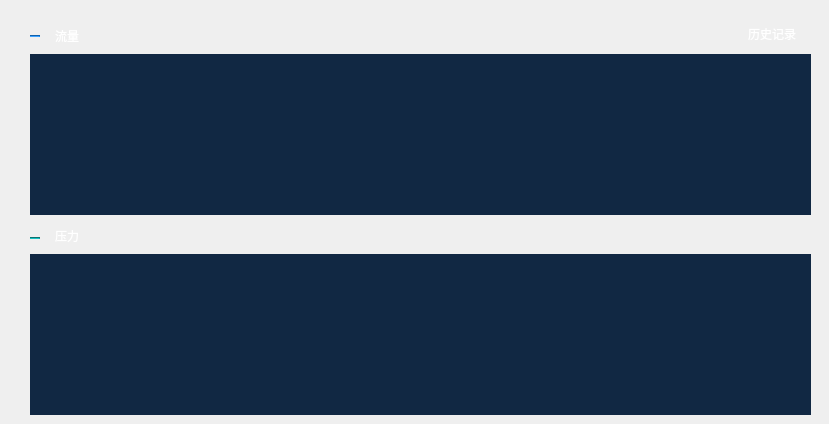
    <widget class="QWidget" name="page_CurvePurge">
     <property name="styleSheet">
      <string notr="true"/>
     </property>
     <widget class="QLabel" name="label_20">
      <property name="geometry">
       <rect>
        <x>48</x>
        <y>226</y>
        <width>38</width>
        <height>20</height>
       </rect>
      </property>
      <property name="styleSheet">
       <string notr="true">color: rgb(255, 255, 255);
font: 14pt &quot;Ubuntu&quot;;</string>
      </property>
      <property name="text">
       <string>压力</string>
      </property>
      <property name="alignment">
       <set>Qt::AlignCenter</set>
      </property>
     </widget>
     <widget class="Line" name="line_6">
      <property name="geometry">
       <rect>
        <x>30</x>
        <y>35</y>
        <width>10</width>
        <height>2</height>
       </rect>
      </property>
      <property name="styleSheet">
       <string notr="true">background-color: rgb(24, 144, 255);</string>
      </property>
      <property name="orientation">
       <enum>Qt::Horizontal</enum>
      </property>
     </widget>
     <widget class="QPushButton" name="pushButton_History_2">
      <property name="geometry">
       <rect>
        <x>724</x>
        <y>20</y>
        <width>96</width>
        <height>28</height>
       </rect>
      </property>
      <property name="styleSheet">
       <string notr="true">color: rgb(255, 255, 255);
font: 18pt &quot;Ubuntu&quot;;</string>
      </property>
      <property name="text">
       <string>历史记录</string>
      </property>
      <property name="flat">
       <bool>true</bool>
      </property>
     </widget>
     <widget class="QLabel" name="label_21">
      <property name="geometry">
       <rect>
        <x>48</x>
        <y>26</y>
        <width>38</width>
        <height>20</height>
       </rect>
      </property>
      <property name="styleSheet">
       <string notr="true">color:rgb(255, 255, 255);
font:14pt &quot;Ubuntu&quot;;</string>
      </property>
      <property name="text">
       <string>流量</string>
      </property>
      <property name="alignment">
       <set>Qt::AlignCenter</set>
      </property>
     </widget>
     <widget class="Line" name="line_9">
      <property name="geometry">
       <rect>
        <x>30</x>
        <y>237</y>
        <width>10</width>
        <height>2</height>
       </rect>
      </property>
      <property name="styleSheet">
       <string notr="true">background-color: rgb(19, 168, 168);</string>
      </property>
      <property name="orientation">
       <enum>Qt::Horizontal</enum>
      </property>
     </widget>
     <widget class="QChartView" name="widget_Down_2" native="true">
      <property name="geometry">
       <rect>
        <x>30</x>
        <y>254</y>
        <width>781</width>
        <height>161</height>
       </rect>
      </property>
      <property name="autoFillBackground">
       <bool>false</bool>
      </property>
      <property name="styleSheet">
       <string notr="true">background-color: rgb(17, 40, 67);</string>
      </property>
     </widget>
     <widget class="QChartView" name="widget_Up_2" native="true">
      <property name="geometry">
       <rect>
        <x>30</x>
        <y>54</y>
        <width>781</width>
        <height>161</height>
       </rect>
      </property>
      <property name="font">
       <font>
        <pointsize>14</pointsize>
       </font>
      </property>
      <property name="autoFillBackground">
       <bool>false</bool>
      </property>
      <property name="styleSheet">
       <string notr="true">background-color: rgb(17, 40, 67);</string>
      </property>
     </widget>
    </widget>
